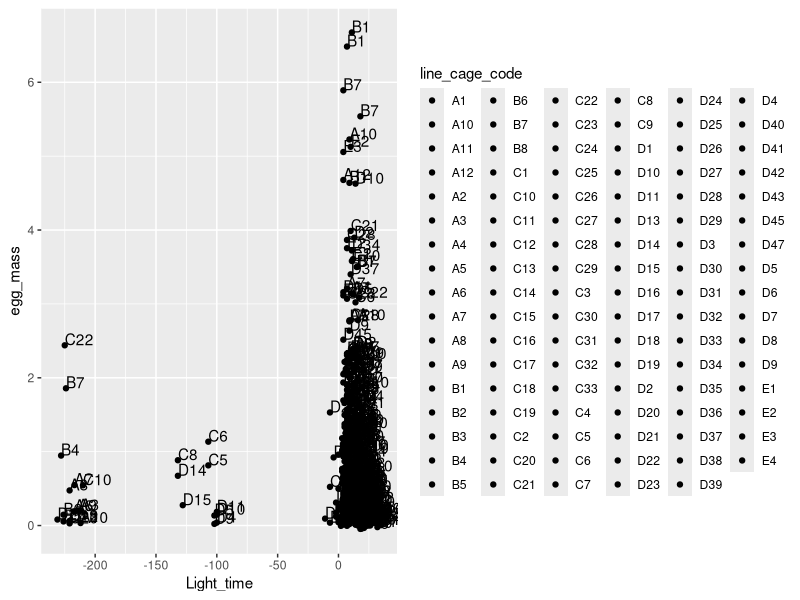
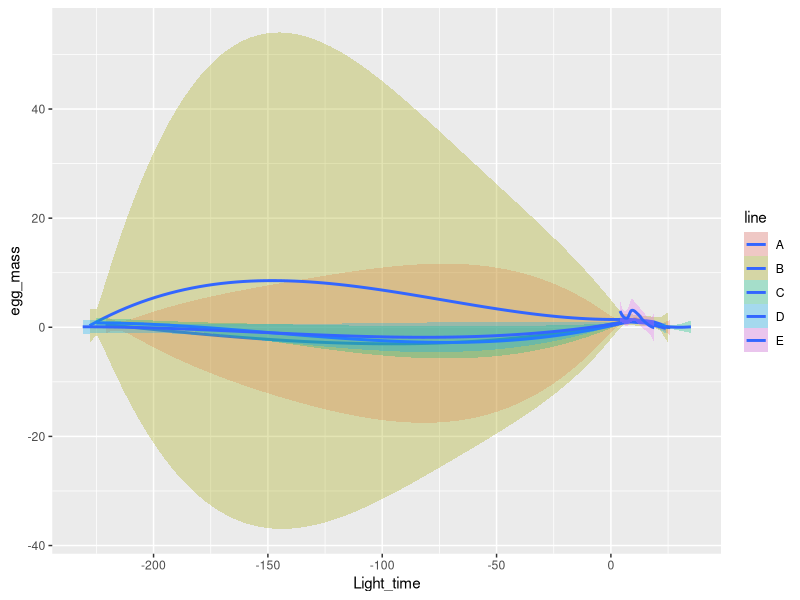
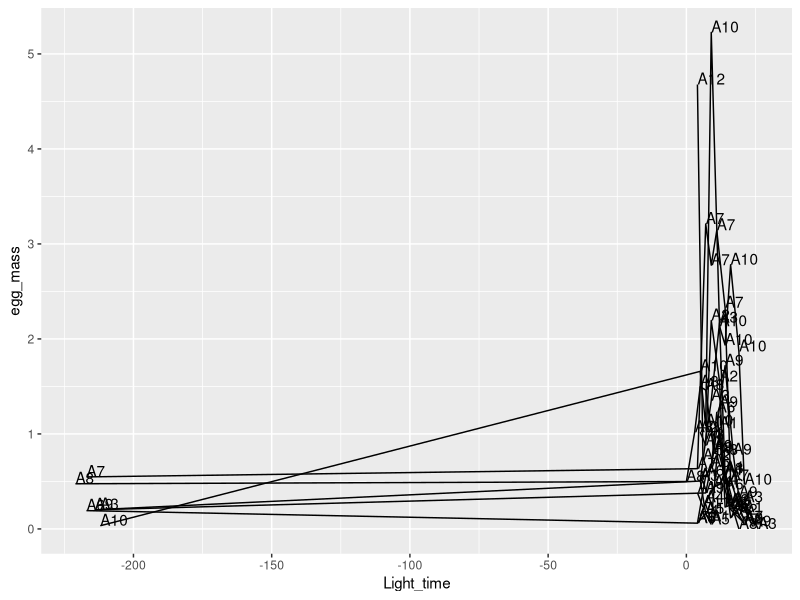
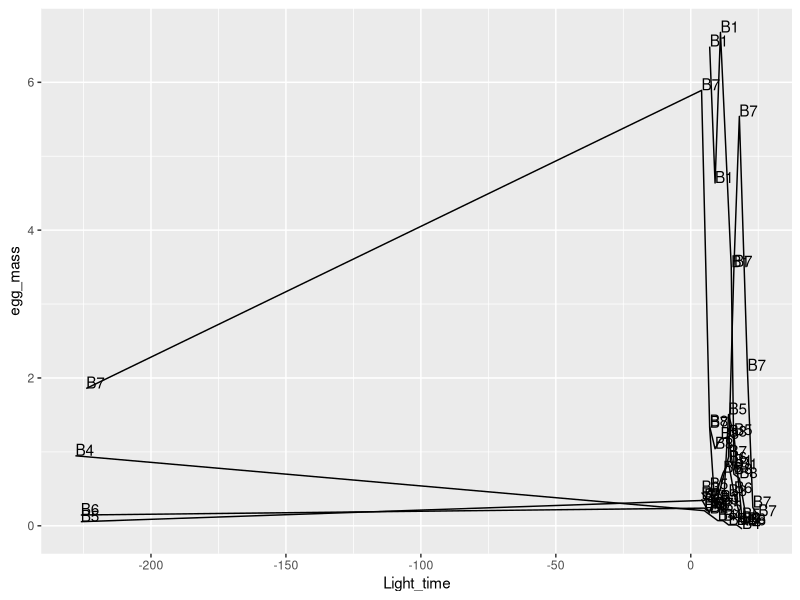
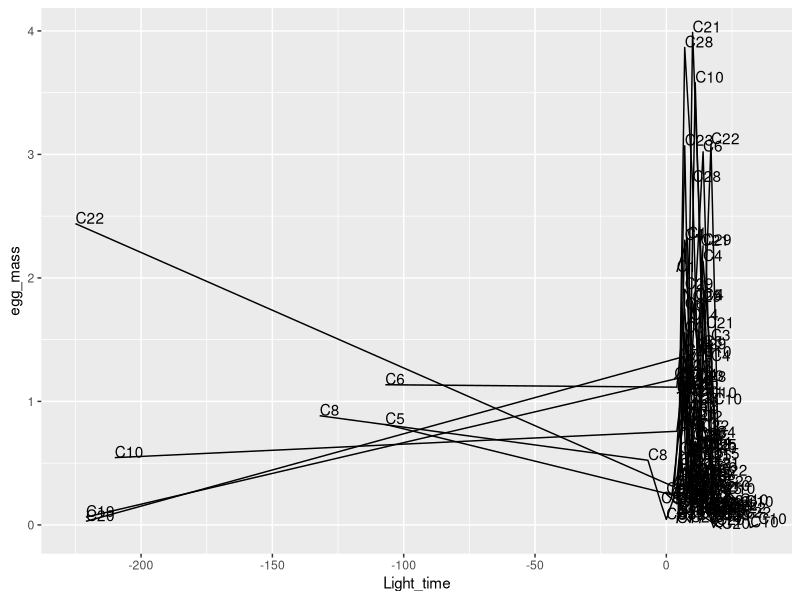
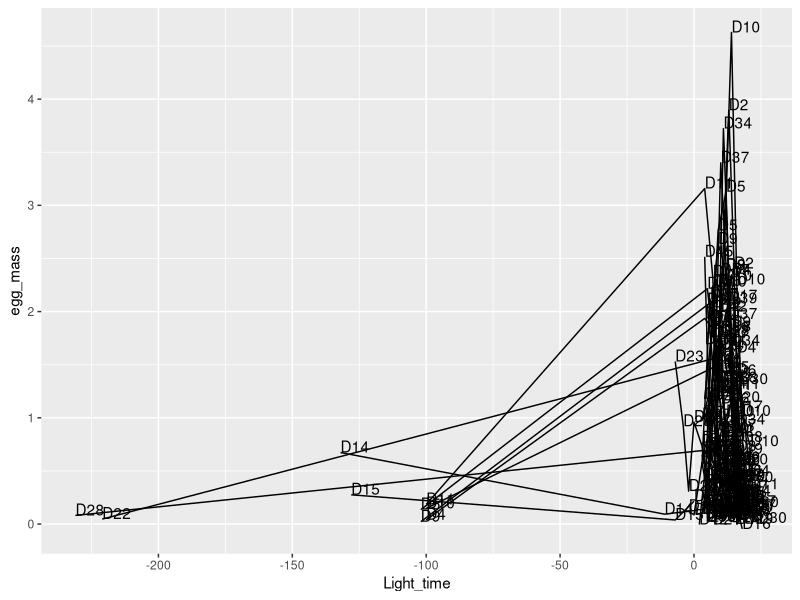
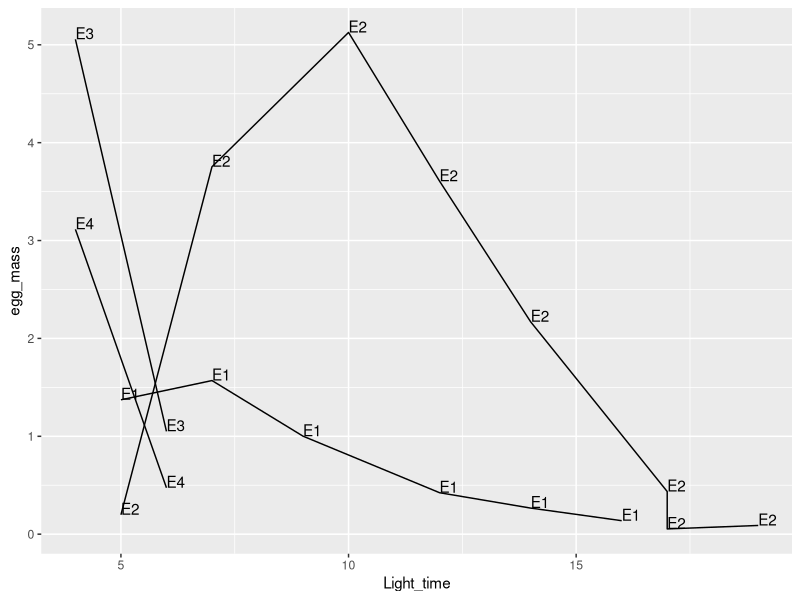

Write R code to recreate these figures, in order.
#Load libraries
library(readxl)
library(here)
library(tidyr)
library(ggplot2)
library(dplyr)


egg_weight<-read_excel(here("Egg", "bsf_egg_track.xlsx"), sheet="egg_track")
cage_track<-read_excel(here("Egg", "bsf_egg_track.xlsx"), sheet="Sheet2")
egg_weight<-read.csv(here("Egg","bsf_egg_track.csv"))
str(egg_weight)

egg_weight$trap_date<-as.POSIXct(egg_weight$trap_date, format="%d/%m/%Y")
egg_weight$harvest_date<-as.POSIXct(egg_weight$harvest_date, format="%d/%m/%Y")
str(egg_weight)

#Remove NAs
egg_weight_clean<-egg_weight %>% drop_na()
egg_weight_clean$line_cage_code<-paste(egg_weight_clean$line,egg_weight_clean$line_ID, sep="")

#Merged
df1<-merge(egg_weight_clean,cage_track, by="line_cage_code")
df1$Light_time<-difftime(df1$harvest_date,df1$Light, units = c("days"))
str(df1)

#remove D12, date wrong
df1_r<-df1[!(df1$line_cage_code=="D12"),]

#plotting with points
test_plot<-ggplot(df1_r, aes(x=Light_time, y=egg_mass, group=line_cage_code, fill=line_cage_code))
test_plot+geom_point()+geom_text(aes(label=line_cage_code),hjust=0, vjust=0)

test_plot2<-ggplot(df1_r, aes(x=Light_time, y=egg_mass, group=line, fill=line))
test_plot2+geom_smooth(alpha=0.3)


#subset data
df_a<- df1_r %>% filter(line=='A')
df_b<- df1_r %>% filter(line=='B')
df_c<- df1_r %>% filter(line=='C')
df_d<- df1_r %>% filter(line=='D')
df_e<- df1_r %>% filter(line=='E')

#A plot
plot_a<-ggplot(df_a, aes(x=Light_time, y=egg_mass, group=line_cage_code, fill=line_cage_code))
plot_a+geom_line()+geom_text(aes(label=line_cage_code),hjust=0, vjust=0)

#B plot
plot_b<-ggplot(df_b, aes(x=Light_time, y=egg_mass, group=line_cage_code, fill=line_cage_code))
plot_b+geom_line()+geom_text(aes(label=line_cage_code),hjust=0, vjust=0)

#C plot
plot_c<-ggplot(df_c, aes(x=Light_time, y=egg_mass, group=line_cage_code, fill=line_cage_code))
plot_c+geom_line()+geom_text(aes(label=line_cage_code),hjust=0, vjust=0)

#D plot
plot_d<-ggplot(df_d, aes(x=Light_time, y=egg_mass, group=line_cage_code, fill=line_cage_code))
plot_d+geom_line()+geom_text(aes(label=line_cage_code),hjust=0, vjust=0)

#Plot E
plot_e<-ggplot(df_e, aes(x=Light_time, y=egg_mass, group=line_cage_code, fill=line_cage_code))
plot_e+geom_line()+geom_text(aes(label=line_cage_code),hjust=0, vjust=0)



